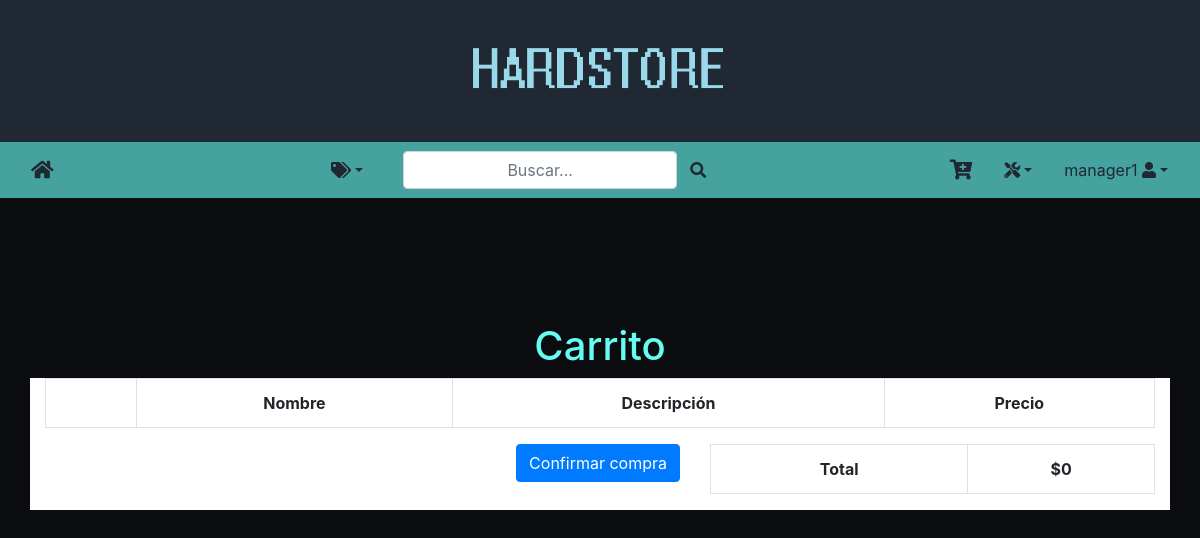
Before: /carrito/ (signed in) with the older database file.
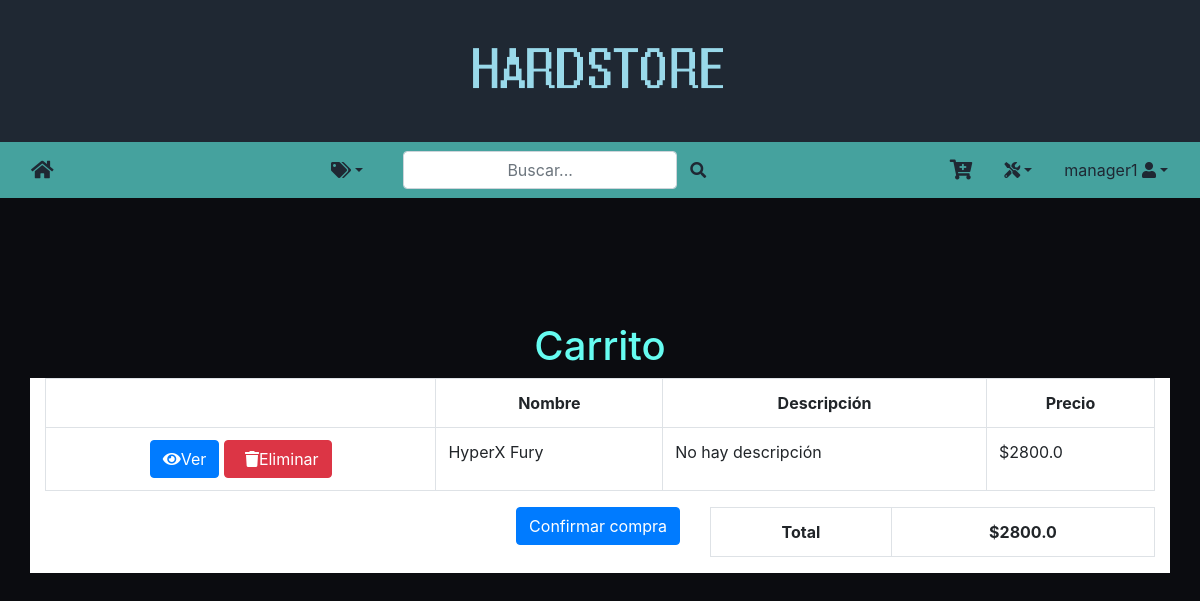
After: the same page with the newer database file.
### market/models.py (models this page shows, shortened)
class ItemVendido(models.Model):
    producto = models.ForeignKey(Producto, null=True, on_delete=models.CASCADE)
    orden = models.ForeignKey(Orden, null=True, on_delete=models.CASCADE)

class Producto(models.Model):
    nombre = models.CharField(max_length=200, null=True)
    descripcion = models.CharField(max_length=200, null=True, blank=True)
    precio = models.FloatField(null=True)
    f_creacion = models.DateTimeField(auto_now_add=True, null=True)
    categoria = models.ForeignKey(
        Categoria, null=True, on_delete=models.SET_NULL)
    objects = models.Manager()  # manager default
    productos = ProductoManager()  # un manager personalizado

### market/views.py (the view)
# urls.py: path('carrito/', market_views.CarritoList.as_view(), name='carrito'),
class CarritoList(ListView):
    template_name = 'market/carrito.html'
    model = ItemVendido
    context_object_name = 'itemList'
    def get_queryset(self):
        return ItemVendido.objects.filter(orden__usuario = self.request.user)
    def get_context_data(self,**kwargs):
        context = super().get_context_data(**kwargs)
        if(Categoria.objects.count()>0):
            context['categorias'] = Categoria.objects.all()
            context['hayCategorias'] = True
        else:
            context['hayCategorias'] = False
        items = ItemVendido.objects.filter(orden__usuario = self.request.user)
        total=0
        for item in items:
            total+=item.producto.precio
        context['total'] = total
        return context

### market/templates/market/carrito.html (shortened to what this page needs)
{% extends "base.html" %}
{% load static %}
{% block estilo %}
<link rel="stylesheet" href="{% static 'producto.css' %}" />
{% endblock %}
{% block content %}
	<div class="container">
		<div class="row">
		  <div class="col-12">
		    <div class="text-center mt-4">
		        <h1 style="color:#66fcf1">Carrito</h1>
		    </div>
		  </div>
		</div>
		<div class="row" style="background-color: white">
			<div class="col">
		      	<table class="table table-hover table-bordered" style="background-color: white;">
		    	      <tr class="text-center">
		    	      	<th></th>
		    	        <th>Nombre</th>
		    	        <th>Descripción</th>
		    	        <th>Precio</th>
		    	      </tr>
		          	{% for item in itemList %}
		          	<tr>
		          		<td colspan="1" class="text-center">
		          			<a href="{% url 'producto-detalle' item.producto.id %}" class="btn btn-primary"><i class="fas fa-eye"></i>Ver</a>
		    	        	<a href="#" class="btn btn-danger" data-toggle="modal" data-target="#myModal{{item.id}}"><i class="fas fa-trash ml-2"></i>Eliminar</a>
		    	        </td>
		    	      	<td>{{ item.producto.nombre }}</td>
		    	      	<td>{% if not item.producto.descripcion %}{{ item.producto.descripcion }}{%else%}No hay descripción{% endif %}</td>
		    	      	<td>${{ item.producto.precio }}</td>
		    	    </tr>
		    	    {% endfor %}
		    	</table>
			</div>
		</div>
		<div class="row" style="background-color: white">
			<div class="col">
				<a href="{% url 'compra_concretada' %}" class=" pull-right btn btn-primary">Confirmar compra</a>
			</div>
			<div class="col-5">
				<table class="table table-bordered" style="background-color: white;">
					<tr class="text-center">
			    	    <th>Total</th>
				    	<th>${{ total }}</th>
			    	</tr>
				</table>
			</div>
		</div>
	</div>
{% endblock %}

Changed rows visible on the page:
added ItemVendido: producto.nombre "HyperX Fury", shows "No hay descripción", producto.precio "2800.0"
Other visible differences:
{{ total }}: "0" → "2800.0"
